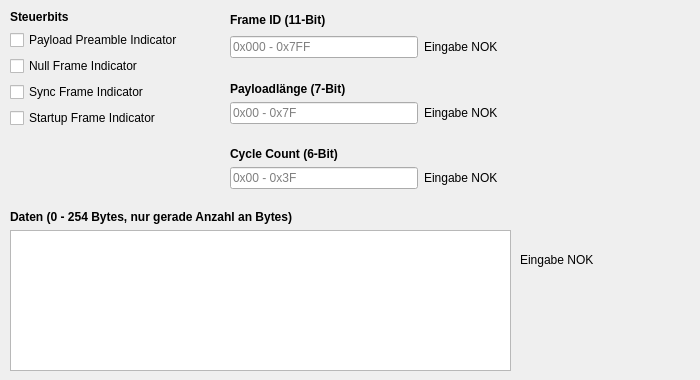
    <widget class="QWidget" name="frTab">
     <attribute name="title">
      <string>FlexRay</string>
     </attribute>
     <widget class="QWidget" name="verticalLayoutWidget_3">
      <property name="geometry">
       <rect>
        <x>10</x>
        <y>10</y>
        <width>211</width>
        <height>191</height>
       </rect>
      </property>
      <layout class="QVBoxLayout" name="verticalLayout_3">
       <item>
        <widget class="QLabel" name="labelFrSteuerbits">
         <property name="font">
          <font>
           <bold>true</bold>
          </font>
         </property>
         <property name="toolTip">
          <string>&lt;html&gt;&lt;head/&gt;&lt;body&gt;&lt;p&gt;&lt;span style=&quot; font-size:10pt;&quot;&gt;Einen Haken setzen, wenn das entsprechende Bit gesetzt ist.&lt;/span&gt;&lt;/p&gt;&lt;/body&gt;&lt;/html&gt;</string>
         </property>
         <property name="text">
          <string>Steuerbits</string>
         </property>
        </widget>
       </item>
       <item>
        <widget class="QCheckBox" name="checkBoxFrPayloadPreambleIndi">
         <property name="text">
          <string>Payload Preamble Indicator</string>
         </property>
        </widget>
       </item>
       <item>
        <widget class="QCheckBox" name="checkBoxFrNullFrameIndi">
         <property name="text">
          <string>Null Frame Indicator</string>
         </property>
        </widget>
       </item>
       <item>
        <widget class="QCheckBox" name="checkBoxFrSyncFrameIndi">
         <property name="text">
          <string>Sync Frame Indicator</string>
         </property>
        </widget>
       </item>
       <item>
        <widget class="QCheckBox" name="checkBoxFrStartupFrameIndi">
         <property name="text">
          <string>Startup Frame Indicator</string>
         </property>
        </widget>
       </item>
       <item>
        <spacer name="verticalSpacer_4">
         <property name="orientation">
          <enum>Qt::Vertical</enum>
         </property>
         <property name="sizeHint" stdset="0">
          <size>
           <width>20</width>
           <height>40</height>
          </size>
         </property>
        </spacer>
       </item>
      </layout>
     </widget>
     <widget class="QWidget" name="verticalLayoutWidget_4">
      <property name="geometry">
       <rect>
        <x>230</x>
        <y>10</y>
        <width>381</width>
        <height>197</height>
       </rect>
      </property>
      <layout class="QGridLayout" name="gridLayout">
       <item row="1" column="0">
        <widget class="QLineEdit" name="lineEditFrFrameID">
         <property name="placeholderText">
          <string>0x000 - 0x7FF</string>
         </property>
        </widget>
       </item>
       <item row="7" column="0">
        <widget class="QLineEdit" name="lineEditFrCycleCount">
         <property name="placeholderText">
          <string>0x00 - 0x3F</string>
         </property>
        </widget>
       </item>
       <item row="2" column="0">
        <spacer name="verticalSpacer_2">
         <property name="orientation">
          <enum>Qt::Vertical</enum>
         </property>
         <property name="sizeHint" stdset="0">
          <size>
           <width>20</width>
           <height>40</height>
          </size>
         </property>
        </spacer>
       </item>
       <item row="1" column="1">
        <widget class="QLabel" name="labelFrIDEingabeNOK">
         <property name="text">
          <string>Eingabe NOK</string>
         </property>
        </widget>
       </item>
       <item row="5" column="0">
        <spacer name="verticalSpacer_3">
         <property name="orientation">
          <enum>Qt::Vertical</enum>
         </property>
         <property name="sizeHint" stdset="0">
          <size>
           <width>20</width>
           <height>40</height>
          </size>
         </property>
        </spacer>
       </item>
       <item row="0" column="1">
        <spacer name="horizontalSpacer">
         <property name="orientation">
          <enum>Qt::Horizontal</enum>
         </property>
         <property name="sizeHint" stdset="0">
          <size>
           <width>40</width>
           <height>20</height>
          </size>
         </property>
        </spacer>
       </item>
       <item row="6" column="0">
        <widget class="QLabel" name="labelFrCycleCount">
         <property name="font">
          <font>
           <bold>true</bold>
          </font>
         </property>
         <property name="text">
          <string>Cycle Count (6-Bit)</string>
         </property>
        </widget>
       </item>
       <item row="4" column="0">
        <widget class="QLineEdit" name="lineEditFrPayloadlaenge">
         <property name="toolTip">
          <string/>
         </property>
         <property name="toolTipDuration">
          <number>-1</number>
         </property>
         <property name="placeholderText">
          <string>0x00 - 0x7F</string>
         </property>
        </widget>
       </item>
       <item row="0" column="0">
        <widget class="QLabel" name="labelFrID">
         <property name="font">
          <font>
           <bold>true</bold>
          </font>
         </property>
         <property name="text">
          <string>Frame ID (11-Bit)</string>
         </property>
        </widget>
       </item>
       <item row="4" column="1">
        <widget class="QLabel" name="labelFrPayloadlaengeEingabeNOK">
         <property name="text">
          <string>Eingabe NOK</string>
         </property>
        </widget>
       </item>
       <item row="7" column="1">
        <widget class="QLabel" name="labelFrCycleCountEingabeNOK">
         <property name="text">
          <string>Eingabe NOK</string>
         </property>
        </widget>
       </item>
       <item row="3" column="0">
        <widget class="QLabel" name="labelFrPayloadlaenge">
         <property name="font">
          <font>
           <bold>true</bold>
          </font>
         </property>
         <property name="toolTip">
          <string>&lt;html&gt;&lt;head/&gt;&lt;body&gt;&lt;p&gt;&lt;span style=&quot; font-size:10pt;&quot;&gt;Für eine Payloadlänge von 10Bytes bitte den Wert 5 eingeben.&lt;/span&gt;&lt;/p&gt;&lt;/body&gt;&lt;/html&gt;</string>
         </property>
         <property name="text">
          <string>Payloadlänge (7-Bit)</string>
         </property>
        </widget>
       </item>
       <item row="8" column="0">
        <spacer name="verticalSpacer_5">
         <property name="orientation">
          <enum>Qt::Vertical</enum>
         </property>
         <property name="sizeHint" stdset="0">
          <size>
           <width>20</width>
           <height>40</height>
          </size>
         </property>
        </spacer>
       </item>
      </layout>
     </widget>
     <widget class="QWidget" name="verticalLayoutWidget_5">
      <property name="geometry">
       <rect>
        <x>10</x>
        <y>210</y>
        <width>501</width>
        <height>161</height>
       </rect>
      </property>
      <layout class="QVBoxLayout" name="verticalLayout_5">
       <item>
        <widget class="QLabel" name="labelFrDaten">
         <property name="font">
          <font>
           <bold>true</bold>
          </font>
         </property>
         <property name="toolTip">
          <string>&lt;html&gt;&lt;head/&gt;&lt;body&gt;&lt;p&gt;&lt;span style=&quot; font-size:10pt;&quot;&gt;Bei einer Payloadlänge von 5 bitte 10 Byte eingeben.&lt;/span&gt;&lt;/p&gt;&lt;/body&gt;&lt;/html&gt;</string>
         </property>
         <property name="text">
          <string>Daten (0 - 254 Bytes, nur gerade Anzahl an Bytes)</string>
         </property>
        </widget>
       </item>
       <item>
        <widget class="QPlainTextEdit" name="plainTextEditFR">
         <property name="plainText">
          <string/>
         </property>
        </widget>
       </item>
      </layout>
     </widget>
     <widget class="QLabel" name="labelFrDataEingabeNOK">
      <property name="geometry">
       <rect>
        <x>520</x>
        <y>250</y>
        <width>171</width>
        <height>20</height>
       </rect>
      </property>
      <property name="text">
       <string>Eingabe NOK</string>
      </property>
     </widget>
    </widget>
